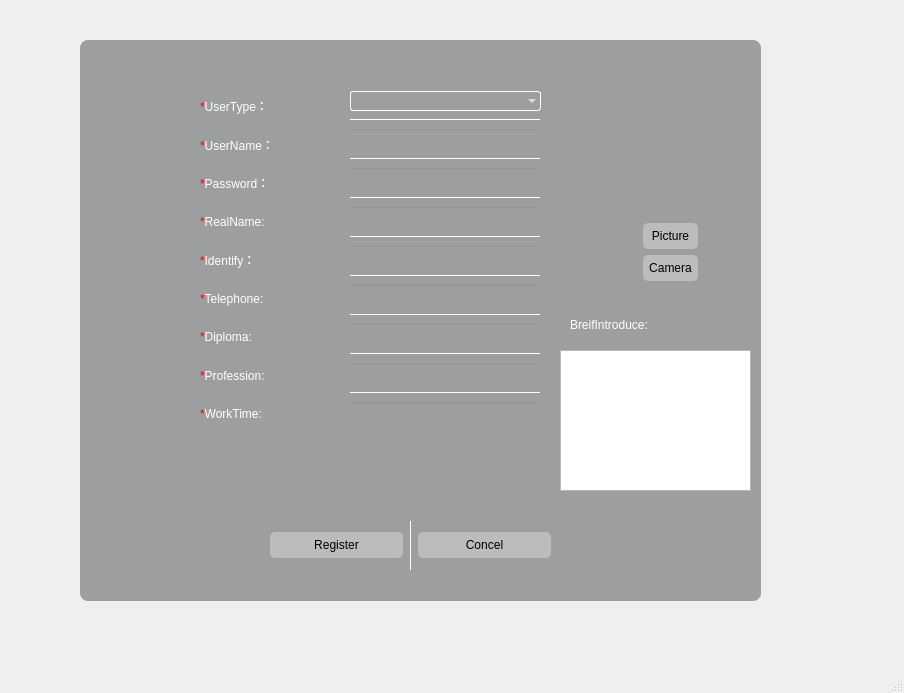
<?xml version="1.0" encoding="UTF-8"?>
<ui version="4.0">
 <class>RegisterWindow</class>
 <widget class="QMainWindow" name="RegisterWindow">
  <property name="geometry">
   <rect>
    <x>0</x>
    <y>0</y>
    <width>904</width>
    <height>693</height>
   </rect>
  </property>
  <property name="windowTitle">
   <string>MainWindow</string>
  </property>
  <widget class="QWidget" name="centralwidget">
   <widget class="QLabel" name="label">
    <property name="geometry">
     <rect>
      <x>80</x>
      <y>40</y>
      <width>681</width>
      <height>561</height>
     </rect>
    </property>
    <property name="styleSheet">
     <string notr="true">background-color:rgba(64,66,68,120);

border-radius:8px;
</string>
    </property>
    <property name="text">
     <string/>
    </property>
   </widget>
   <widget class="QWidget" name="verticalLayoutWidget">
    <property name="geometry">
     <rect>
      <x>350</x>
      <y>90</y>
      <width>191</width>
      <height>342</height>
     </rect>
    </property>
    <layout class="QVBoxLayout" name="verticalLayout">
     <item>
      <widget class="QComboBox" name="comboBox">
       <property name="styleSheet">
        <string notr="true">QComboBox {
    border: 1px solid white;   
    border-radius: 3px;   
    padding: 1px 18px 1px 3px;   
    color: #fff;
    font: normal normal 15px &quot;Microsoft YaHei&quot;;
    background: transparent;
}
/* 下拉后，整个下拉窗体每项的样式 */
QComboBox QAbstractItemView::item {
    height: 30px;   /* 项的高度（设置pComboBox-&gt;setView(new QListView());后，该项才起作用） */
	background-color: rgba(100,106,100,150);
	color: rgb(64,64,64);
}
QComboBox QAbstractItemView::item:hover{
	background-color: rgba(255,255,191,100);
	color: rgb(64,64,64);
}
/* QComboBox中的垂直滚动条 */
QComboBox QAbstractScrollArea QScrollBar:vertical {
    width: 10px;
    background-color: #d0d2d4;   /* 空白区域的背景色  灰色green */
	border-radius: 3px;   
}


</string>
       </property>
      </widget>
     </item>
     <item>
      <widget class="Line" name="line_3">
       <property name="orientation">
        <enum>Qt::Horizontal</enum>
       </property>
      </widget>
     </item>
     <item>
      <widget class="QLineEdit" name="AccountEdit">
       <property name="styleSheet">
        <string notr="true">background-color : transparent;
border-color: : transparent;
color : rgb(255,255,255);</string>
       </property>
      </widget>
     </item>
     <item>
      <widget class="Line" name="line">
       <property name="orientation">
        <enum>Qt::Horizontal</enum>
       </property>
      </widget>
     </item>
     <item>
      <widget class="QLineEdit" name="PasswdEdit">
       <property name="styleSheet">
        <string notr="true">background-color : transparent;
border-color: : transparent;
color : rgb(255,255,255);</string>
       </property>
       <property name="echoMode">
        <enum>QLineEdit::Password</enum>
       </property>
      </widget>
     </item>
     <item>
      <widget class="Line" name="line_2">
       <property name="orientation">
        <enum>Qt::Horizontal</enum>
       </property>
      </widget>
     </item>
     <item>
      <widget class="QLineEdit" name="RealnameEdit">
       <property name="styleSheet">
        <string notr="true">background-color : transparent;
border-color: : transparent;
color : rgb(255,255,255);</string>
       </property>
      </widget>
     </item>
     <item>
      <widget class="Line" name="line_5">
       <property name="orientation">
        <enum>Qt::Horizontal</enum>
       </property>
      </widget>
     </item>
     <item>
      <widget class="QLineEdit" name="IdentifyEdit">
       <property name="styleSheet">
        <string notr="true">background-color : transparent;
border-color: : transparent;
color : rgb(255,255,255);</string>
       </property>
       <property name="echoMode">
        <enum>QLineEdit::Password</enum>
       </property>
      </widget>
     </item>
     <item>
      <widget class="Line" name="line_6">
       <property name="orientation">
        <enum>Qt::Horizontal</enum>
       </property>
      </widget>
     </item>
     <item>
      <widget class="QLineEdit" name="TelephoneEdit">
       <property name="styleSheet">
        <string notr="true">background-color : transparent;
border-color: : transparent;
color : rgb(255,255,255);</string>
       </property>
       <property name="echoMode">
        <enum>QLineEdit::Normal</enum>
       </property>
      </widget>
     </item>
     <item>
      <widget class="Line" name="line_8">
       <property name="orientation">
        <enum>Qt::Horizontal</enum>
       </property>
      </widget>
     </item>
     <item>
      <widget class="QLineEdit" name="DiplomaEdit">
       <property name="styleSheet">
        <string notr="true">background-color : transparent;
border-color: : transparent;
color : rgb(255,255,255);</string>
       </property>
       <property name="echoMode">
        <enum>QLineEdit::Normal</enum>
       </property>
      </widget>
     </item>
     <item>
      <widget class="Line" name="line_9">
       <property name="orientation">
        <enum>Qt::Horizontal</enum>
       </property>
      </widget>
     </item>
     <item>
      <widget class="QLineEdit" name="ProfessionEdit">
       <property name="styleSheet">
        <string notr="true">background-color : transparent;
border-color: : transparent;
color : rgb(255,255,255);</string>
       </property>
       <property name="echoMode">
        <enum>QLineEdit::Normal</enum>
       </property>
      </widget>
     </item>
     <item>
      <widget class="Line" name="line_10">
       <property name="orientation">
        <enum>Qt::Horizontal</enum>
       </property>
      </widget>
     </item>
     <item>
      <widget class="QLineEdit" name="WorkTimeEdit">
       <property name="styleSheet">
        <string notr="true">background-color : transparent;
border-color: : transparent;
color : rgb(255,255,255);</string>
       </property>
       <property name="echoMode">
        <enum>QLineEdit::Normal</enum>
       </property>
      </widget>
     </item>
    </layout>
   </widget>
   <widget class="QWidget" name="verticalLayoutWidget_2">
    <property name="geometry">
     <rect>
      <x>200</x>
      <y>90</y>
      <width>121</width>
      <height>341</height>
     </rect>
    </property>
    <layout class="QVBoxLayout" name="verticalLayout_3">
     <item>
      <widget class="QLabel" name="label_7">
       <property name="styleSheet">
        <string notr="true">font: 75 15pt &quot;华文行楷&quot;;
color : rgb(255,255,255);</string>
       </property>
       <property name="text">
        <string>&lt;html&gt;&lt;head/&gt;&lt;body&gt;&lt;p&gt;&lt;span style=&quot; color:#ff0000;&quot;&gt;*&lt;/span&gt;UserType：&lt;/p&gt;&lt;/body&gt;&lt;/html&gt;</string>
       </property>
      </widget>
     </item>
     <item>
      <widget class="QLabel" name="Username">
       <property name="styleSheet">
        <string notr="true">font: 75 15pt &quot;华文行楷&quot;;
color : rgb(255,255,255);</string>
       </property>
       <property name="text">
        <string>&lt;html&gt;&lt;head/&gt;&lt;body&gt;&lt;p&gt;&lt;span style=&quot; color:#ff0000;&quot;&gt;*&lt;/span&gt;UserName：&lt;/p&gt;&lt;/body&gt;&lt;/html&gt;</string>
       </property>
      </widget>
     </item>
     <item>
      <widget class="QLabel" name="Password">
       <property name="styleSheet">
        <string notr="true">font: 75 15pt &quot;华文行楷&quot;;
color : rgb(255,255,255);</string>
       </property>
       <property name="text">
        <string>&lt;html&gt;&lt;head/&gt;&lt;body&gt;&lt;p&gt;&lt;span style=&quot; color:#ff0000;&quot;&gt;*&lt;/span&gt;Password：&lt;/p&gt;&lt;/body&gt;&lt;/html&gt;</string>
       </property>
      </widget>
     </item>
     <item>
      <widget class="QLabel" name="Realname">
       <property name="styleSheet">
        <string notr="true">font: 75 15pt &quot;华文行楷&quot;;
color : rgb(255,255,255);</string>
       </property>
       <property name="text">
        <string>&lt;html&gt;&lt;head/&gt;&lt;body&gt;&lt;p&gt;&lt;span style=&quot; color:#ff0000;&quot;&gt;*&lt;/span&gt;RealName:&lt;/p&gt;&lt;/body&gt;&lt;/html&gt;</string>
       </property>
      </widget>
     </item>
     <item>
      <widget class="QLabel" name="Identify">
       <property name="styleSheet">
        <string notr="true">font: 75 15pt &quot;华文行楷&quot;;
color : rgb(255,255,255);</string>
       </property>
       <property name="text">
        <string>&lt;html&gt;&lt;head/&gt;&lt;body&gt;&lt;p&gt;&lt;span style=&quot; color:#ff0000;&quot;&gt;*&lt;/span&gt;Identify：&lt;/p&gt;&lt;/body&gt;&lt;/html&gt;</string>
       </property>
      </widget>
     </item>
     <item>
      <widget class="QLabel" name="label_6">
       <property name="styleSheet">
        <string notr="true">font: 75 15pt &quot;华文行楷&quot;;
color : rgb(255,255,255);</string>
       </property>
       <property name="text">
        <string>&lt;html&gt;&lt;head/&gt;&lt;body&gt;&lt;p&gt;&lt;span style=&quot; color:#ff0000;&quot;&gt;*&lt;/span&gt;Telephone:&lt;/p&gt;&lt;/body&gt;&lt;/html&gt;</string>
       </property>
      </widget>
     </item>
     <item>
      <widget class="QLabel" name="label_10">
       <property name="styleSheet">
        <string notr="true">font: 75 15pt &quot;华文行楷&quot;;
color : rgb(255,255,255);</string>
       </property>
       <property name="text">
        <string>&lt;html&gt;&lt;head/&gt;&lt;body&gt;&lt;p&gt;&lt;span style=&quot; color:#ff0000;&quot;&gt;*&lt;/span&gt;Diploma:&lt;/p&gt;&lt;/body&gt;&lt;/html&gt;</string>
       </property>
      </widget>
     </item>
     <item>
      <widget class="QLabel" name="label_11">
       <property name="styleSheet">
        <string notr="true">font: 75 15pt &quot;华文行楷&quot;;
color : rgb(255,255,255);</string>
       </property>
       <property name="text">
        <string>&lt;html&gt;&lt;head/&gt;&lt;body&gt;&lt;p&gt;&lt;span style=&quot; color:#ff0000;&quot;&gt;*&lt;/span&gt;Profession:&lt;/p&gt;&lt;/body&gt;&lt;/html&gt;</string>
       </property>
      </widget>
     </item>
     <item>
      <widget class="QLabel" name="label_9">
       <property name="styleSheet">
        <string notr="true">font: 75 15pt &quot;华文行楷&quot;;
color : rgb(255,255,255);</string>
       </property>
       <property name="text">
        <string>&lt;html&gt;&lt;head/&gt;&lt;body&gt;&lt;p&gt;&lt;span style=&quot; color:#ff0000;&quot;&gt;*&lt;/span&gt;WorkTime:&lt;/p&gt;&lt;/body&gt;&lt;/html&gt;</string>
       </property>
      </widget>
     </item>
    </layout>
   </widget>
   <widget class="QWidget" name="horizontalLayoutWidget">
    <property name="geometry">
     <rect>
      <x>270</x>
      <y>520</y>
      <width>281</width>
      <height>51</height>
     </rect>
    </property>
    <layout class="QHBoxLayout" name="horizontalLayout">
     <item>
      <widget class="QPushButton" name="Register">
       <property name="cursor">
        <cursorShape>PointingHandCursor</cursorShape>
       </property>
       <property name="styleSheet">
        <string notr="true">
QPushButton{
                   background-color:rgba(220,220,220,120);
                   border-style:outset;                                                             
                   border-radius:5px;                     
                   font: 75 15pt &quot;华文行楷&quot;;           
                   padding:6px;
                   }

                   QPushButton:pressed{
                   background-color:rgba(100,100,100,180);
                   border-color:rgba(100,100,100,30);
                   border-style:inset;
                   }
                   QPushButton:hover{
                   background-color:rgba(100,255,100,100);
                   border-color:rgba(255,255,255,200);
}
</string>
       </property>
       <property name="text">
        <string>Register</string>
       </property>
      </widget>
     </item>
     <item>
      <widget class="Line" name="line_7">
       <property name="orientation">
        <enum>Qt::Vertical</enum>
       </property>
      </widget>
     </item>
     <item>
      <widget class="QPushButton" name="Cancel">
       <property name="cursor">
        <cursorShape>PointingHandCursor</cursorShape>
       </property>
       <property name="styleSheet">
        <string notr="true">
QPushButton{
                   background-color:rgba(220,220,220,120);
                   border-style:outset;                                                             
                   border-radius:5px;                     
                   font: 75 15pt &quot;华文行楷&quot;;           
                   padding:6px;
                   }

                   QPushButton:pressed{
                   background-color:rgba(100,100,100,180);
                   border-color:rgba(100,100,100,30);
                   border-style:inset;
                   }
                   QPushButton:hover{
                   background-color:rgba(100,255,100,100);
                   border-color:rgba(255,255,255,200);
}
</string>
       </property>
       <property name="text">
        <string>Concel</string>
       </property>
      </widget>
     </item>
    </layout>
   </widget>
   <widget class="QLabel" name="warning">
    <property name="geometry">
     <rect>
      <x>320</x>
      <y>480</y>
      <width>231</width>
      <height>31</height>
     </rect>
    </property>
    <property name="styleSheet">
     <string notr="true">background-color : transparent;
color : rgb(117,247,88);</string>
    </property>
    <property name="text">
     <string/>
    </property>
   </widget>
   <widget class="QWidget" name="gridLayoutWidget">
    <property name="geometry">
     <rect>
      <x>600</x>
      <y>60</y>
      <width>141</width>
      <height>221</height>
     </rect>
    </property>
    <layout class="QGridLayout" name="gridLayout">
     <item row="1" column="1">
      <widget class="QPushButton" name="Picture">
       <property name="cursor">
        <cursorShape>PointingHandCursor</cursorShape>
       </property>
       <property name="styleSheet">
        <string notr="true">
QPushButton{
                   background-color:rgba(220,220,220,120);
                   border-style:outset;                                                             
                   border-radius:5px;                     
                   font: 75 15pt &quot;华文行楷&quot;;           
                   padding:6px;
                   }

                   QPushButton:pressed{
                   background-color:rgba(100,100,100,180);
                   border-color:rgba(100,100,100,30);
                   border-style:inset;
                   }
                   QPushButton:hover{
                   background-color:rgba(100,255,100,100);
                   border-color:rgba(255,255,255,200);
}
</string>
       </property>
       <property name="text">
        <string>Picture</string>
       </property>
      </widget>
     </item>
     <item row="1" column="0">
      <spacer name="horizontalSpacer">
       <property name="orientation">
        <enum>Qt::Horizontal</enum>
       </property>
       <property name="sizeHint" stdset="0">
        <size>
         <width>40</width>
         <height>20</height>
        </size>
       </property>
      </spacer>
     </item>
     <item row="1" column="2">
      <spacer name="horizontalSpacer_2">
       <property name="orientation">
        <enum>Qt::Horizontal</enum>
       </property>
       <property name="sizeHint" stdset="0">
        <size>
         <width>40</width>
         <height>20</height>
        </size>
       </property>
      </spacer>
     </item>
     <item row="0" column="0" colspan="3">
      <widget class="DisplayWidget" name="picture" native="true"/>
     </item>
     <item row="2" column="1">
      <widget class="QPushButton" name="Camera">
       <property name="cursor">
        <cursorShape>PointingHandCursor</cursorShape>
       </property>
       <property name="styleSheet">
        <string notr="true">
QPushButton{
                   background-color:rgba(220,220,220,120);
                   border-style:outset;                                                             
                   border-radius:5px;                     
                   font: 75 15pt &quot;华文行楷&quot;;           
                   padding:6px;
                   }

                   QPushButton:pressed{
                   background-color:rgba(100,100,100,180);
                   border-color:rgba(100,100,100,30);
                   border-style:inset;
                   }
                   QPushButton:hover{
                   background-color:rgba(100,255,100,100);
                   border-color:rgba(255,255,255,200);
}
</string>
       </property>
       <property name="text">
        <string>Camera</string>
       </property>
      </widget>
     </item>
    </layout>
   </widget>
   <widget class="QTextEdit" name="breifIntroduceEdit">
    <property name="geometry">
     <rect>
      <x>560</x>
      <y>350</y>
      <width>191</width>
      <height>141</height>
     </rect>
    </property>
    <property name="styleSheet">
     <string notr="true">font: 75 12pt &quot;华文行楷&quot;;</string>
    </property>
   </widget>
   <widget class="QLabel" name="breifIntroduce">
    <property name="geometry">
     <rect>
      <x>570</x>
      <y>310</y>
      <width>151</width>
      <height>31</height>
     </rect>
    </property>
    <property name="styleSheet">
     <string notr="true">font: 75 15pt &quot;华文行楷&quot;;
color : rgb(255,255,255);</string>
    </property>
    <property name="text">
     <string>&lt;html&gt;&lt;head/&gt;&lt;body&gt;&lt;p&gt;BreifIntroduce:&lt;/p&gt;&lt;/body&gt;&lt;/html&gt;</string>
    </property>
   </widget>
  </widget>
  <widget class="QMenuBar" name="menubar">
   <property name="geometry">
    <rect>
     <x>0</x>
     <y>0</y>
     <width>904</width>
     <height>26</height>
    </rect>
   </property>
  </widget>
  <widget class="QStatusBar" name="statusbar"/>
 </widget>
 <customwidgets>
  <customwidget>
   <class>DisplayWidget</class>
   <extends>QWidget</extends>
   <header location="global">displaywidget.h</header>
   <container>1</container>
  </customwidget>
 </customwidgets>
 <resources/>
 <connections/>
</ui>
